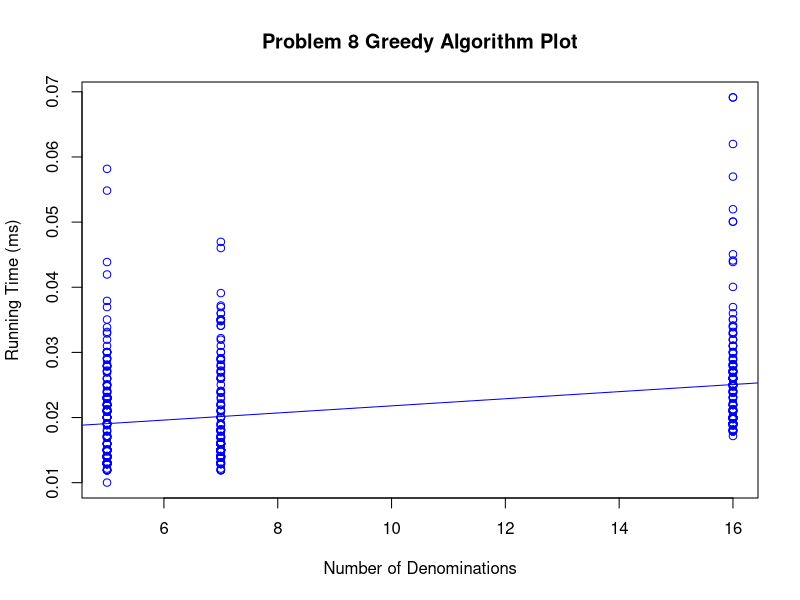
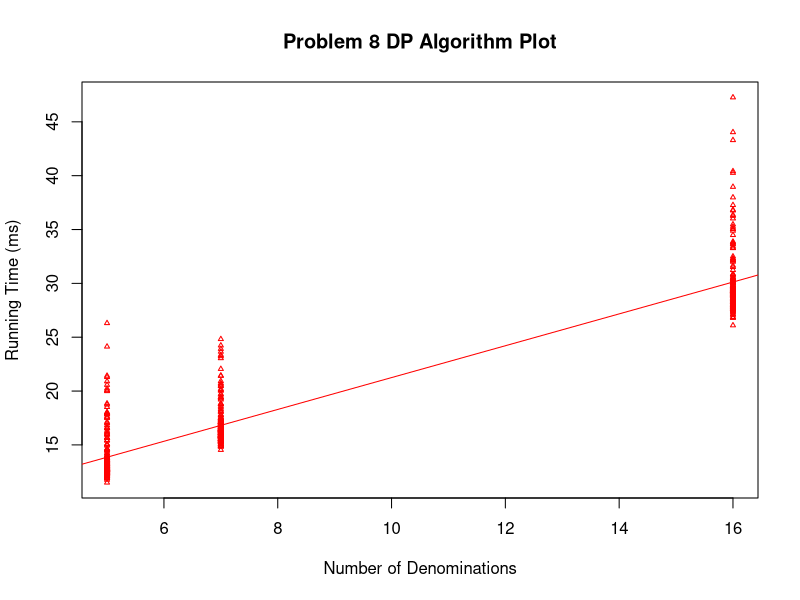

Write R code to recreate these figures, in order.


data <- read.csv(file="denomination.csv",head=TRUE,sep=",")

y1 = data$timing[data$algorithm=="changegreedy"]
y2 = data$timing[data$algorithm=="changedp"]

df <- data.frame(y1, y2, x = data$n[data$algorithm=="changedp"])

plot(y1 ~ x, data=df, type="p", pch=1, cex=1, col="blue", main="Problem 8 Greedy Algorithm Plot", xlab="Number of Denominations", ylab="Running Time (ms)")


fit1 <- lm(y1 ~ df$x)
abline(fit1, col="blue")

dev.copy(png, 'den1.png')
dev.off()

plot(y2 ~ x, data=df, type="p", pch=2, cex=0.5, col="red", main="Problem 8 DP Algorithm Plot", xlab="Number of Denominations", ylab="Running Time (ms)")


fit2 <- lm(y2 ~ df$x)
abline(fit2, col="red")


dev.copy(png, 'den2.png')
dev.off()
